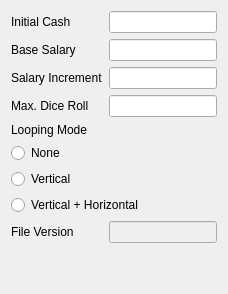
       <widget class="QWidget" name="stockPrice">
        <attribute name="title">
         <string>Board Settings</string>
        </attribute>
        <layout class="QGridLayout" name="gridLayout_100">
         <item row="4" column="0">
          <widget class="QLabel" name="maxDiceRollLabel">
           <property name="text">
            <string>Max. Dice Roll</string>
           </property>
          </widget>
         </item>
         <item row="3" column="0">
          <widget class="QLabel" name="salaryIncrementLabel">
           <property name="text">
            <string>Salary Increment</string>
           </property>
          </widget>
         </item>
         <item row="8" column="0" colspan="2">
          <widget class="QRadioButton" name="loopingVerticalHorizontal">
           <property name="text">
            <string>Vertical + Horizontal</string>
           </property>
           <attribute name="buttonGroup">
            <string notr="true">loopingMode</string>
           </attribute>
          </widget>
         </item>
         <item row="1" column="1">
          <widget class="QLineEdit" name="initialCash"/>
         </item>
         <item row="1" column="0">
          <widget class="QLabel" name="initialCashLabel">
           <property name="text">
            <string>Initial Cash</string>
           </property>
          </widget>
         </item>
         <item row="4" column="1">
          <widget class="QLineEdit" name="maxDiceRoll"/>
         </item>
         <item row="6" column="0" colspan="2">
          <widget class="QRadioButton" name="loopingNone">
           <property name="text">
            <string>None</string>
           </property>
           <attribute name="buttonGroup">
            <string notr="true">loopingMode</string>
           </attribute>
          </widget>
         </item>
         <item row="3" column="1">
          <widget class="QLineEdit" name="salaryIncrement"/>
         </item>
         <item row="2" column="0">
          <widget class="QLabel" name="baseSalaryLabel">
           <property name="text">
            <string>Base Salary</string>
           </property>
          </widget>
         </item>
         <item row="10" column="0">
          <spacer name="verticalSpacer_4">
           <property name="orientation">
            <enum>Qt::Vertical</enum>
           </property>
           <property name="sizeHint" stdset="0">
            <size>
             <width>20</width>
             <height>40</height>
            </size>
           </property>
          </spacer>
         </item>
         <item row="2" column="1">
          <widget class="QLineEdit" name="baseSalary"/>
         </item>
         <item row="5" column="0" colspan="2">
          <widget class="QLabel" name="loopingModeLabel">
           <property name="text">
            <string>Looping Mode</string>
           </property>
          </widget>
         </item>
         <item row="7" column="0" colspan="2">
          <widget class="QRadioButton" name="loopingVertical">
           <property name="text">
            <string>Vertical</string>
           </property>
           <attribute name="buttonGroup">
            <string notr="true">loopingMode</string>
           </attribute>
          </widget>
         </item>
         <item row="9" column="0">
          <widget class="QLabel" name="fileVersionLabel">
           <property name="text">
            <string>File Version</string>
           </property>
          </widget>
         </item>
         <item row="9" column="1">
          <widget class="QLineEdit" name="fileVersion">
           <property name="enabled">
            <bool>false</bool>
           </property>
          </widget>
         </item>
        </layout>
       </widget>
